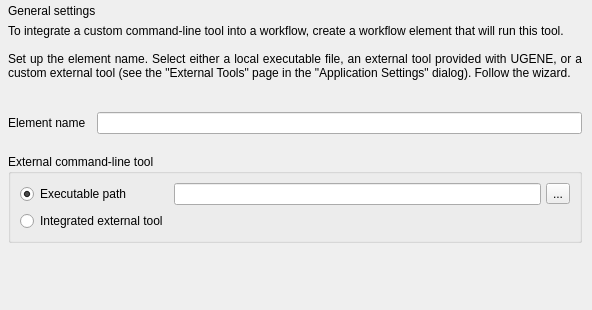
<?xml version="1.0" encoding="UTF-8"?>
<ui version="4.0">
 <class>CreateCmdlineBasedWorkerWizardGeneralSettingsPage</class>
 <widget class="QWizardPage" name="CreateCmdlineBasedWorkerWizardGeneralSettingsPage">
  <property name="geometry">
   <rect>
    <x>0</x>
    <y>0</y>
    <width>592</width>
    <height>310</height>
   </rect>
  </property>
  <property name="windowTitle">
   <string>WizardPage</string>
  </property>
  <layout class="QVBoxLayout" name="verticalLayout">
   <property name="leftMargin">
    <number>8</number>
   </property>
   <property name="topMargin">
    <number>4</number>
   </property>
   <property name="rightMargin">
    <number>10</number>
   </property>
   <property name="bottomMargin">
    <number>0</number>
   </property>
   <item>
    <widget class="QLabel" name="lblTitle">
     <property name="text">
      <string>General settings</string>
     </property>
    </widget>
   </item>
   <item>
    <widget class="QLabel" name="lblDescription">
     <property name="text">
      <string>To integrate a custom command-line tool into a workflow, create a workflow element that will run this tool.

Set up the element name. Select either a local executable file, an external tool provided with UGENE, or a custom external tool (see the &quot;External Tools&quot; page in the &quot;Application Settings&quot; dialog). Follow the wizard.
</string>
     </property>
     <property name="alignment">
      <set>Qt::AlignJustify|Qt::AlignVCenter</set>
     </property>
     <property name="wordWrap">
      <bool>true</bool>
     </property>
    </widget>
   </item>
   <item>
    <layout class="QHBoxLayout" name="nameLayout">
     <property name="leftMargin">
      <number>0</number>
     </property>
     <property name="topMargin">
      <number>12</number>
     </property>
     <property name="bottomMargin">
      <number>14</number>
     </property>
     <item>
      <widget class="QLabel" name="lblName">
       <property name="text">
        <string>Element name</string>
       </property>
      </widget>
     </item>
     <item>
      <spacer name="horizontalSpacer">
       <property name="orientation">
        <enum>Qt::Horizontal</enum>
       </property>
       <property name="sizeType">
        <enum>QSizePolicy::Fixed</enum>
       </property>
       <property name="sizeHint" stdset="0">
        <size>
         <width>5</width>
         <height>1</height>
        </size>
       </property>
      </spacer>
     </item>
     <item>
      <widget class="QLineEdit" name="leName"/>
     </item>
    </layout>
   </item>
   <item>
    <widget class="QGroupBox" name="gbTool">
     <property name="title">
      <string>External command-line tool</string>
     </property>
     <layout class="QGridLayout" name="gridLayout">
      <item row="1" column="1">
       <widget class="QWidget" name="container" native="true">
        <layout class="QVBoxLayout" name="containerLayout">
         <property name="spacing">
          <number>0</number>
         </property>
         <property name="leftMargin">
          <number>0</number>
         </property>
         <property name="topMargin">
          <number>0</number>
         </property>
         <property name="rightMargin">
          <number>0</number>
         </property>
         <property name="bottomMargin">
          <number>0</number>
         </property>
        </layout>
       </widget>
      </item>
      <item row="0" column="1">
       <widget class="QWidget" name="customToolPathContainer" native="true">
        <layout class="QHBoxLayout" name="pathLayout">
         <property name="spacing">
          <number>5</number>
         </property>
         <property name="leftMargin">
          <number>0</number>
         </property>
         <property name="topMargin">
          <number>0</number>
         </property>
         <property name="rightMargin">
          <number>0</number>
         </property>
         <property name="bottomMargin">
          <number>0</number>
         </property>
         <item>
          <widget class="QLineEdit" name="leToolPath"/>
         </item>
         <item>
          <widget class="QToolButton" name="tbBrowse">
           <property name="text">
            <string>...</string>
           </property>
          </widget>
         </item>
        </layout>
       </widget>
      </item>
      <item row="1" column="0">
       <widget class="QRadioButton" name="rbIntegratedTool">
        <property name="text">
         <string>Integrated external tool</string>
        </property>
       </widget>
      </item>
      <item row="0" column="0">
       <widget class="QRadioButton" name="rbCustomTool">
        <property name="text">
         <string>Executable path</string>
        </property>
        <property name="checked">
         <bool>true</bool>
        </property>
       </widget>
      </item>
     </layout>
    </widget>
   </item>
   <item>
    <spacer name="verticalSpacer_2">
     <property name="orientation">
      <enum>Qt::Vertical</enum>
     </property>
     <property name="sizeType">
      <enum>QSizePolicy::MinimumExpanding</enum>
     </property>
     <property name="sizeHint" stdset="0">
      <size>
       <width>20</width>
       <height>0</height>
      </size>
     </property>
    </spacer>
   </item>
  </layout>
 </widget>
 <resources/>
 <connections>
  <connection>
   <sender>rbCustomTool</sender>
   <signal>toggled(bool)</signal>
   <receiver>customToolPathContainer</receiver>
   <slot>setEnabled(bool)</slot>
   <hints>
    <hint type="sourcelabel">
     <x>93</x>
     <y>101</y>
    </hint>
    <hint type="destinationlabel">
     <x>264</x>
     <y>100</y>
    </hint>
   </hints>
  </connection>
 </connections>
</ui>
